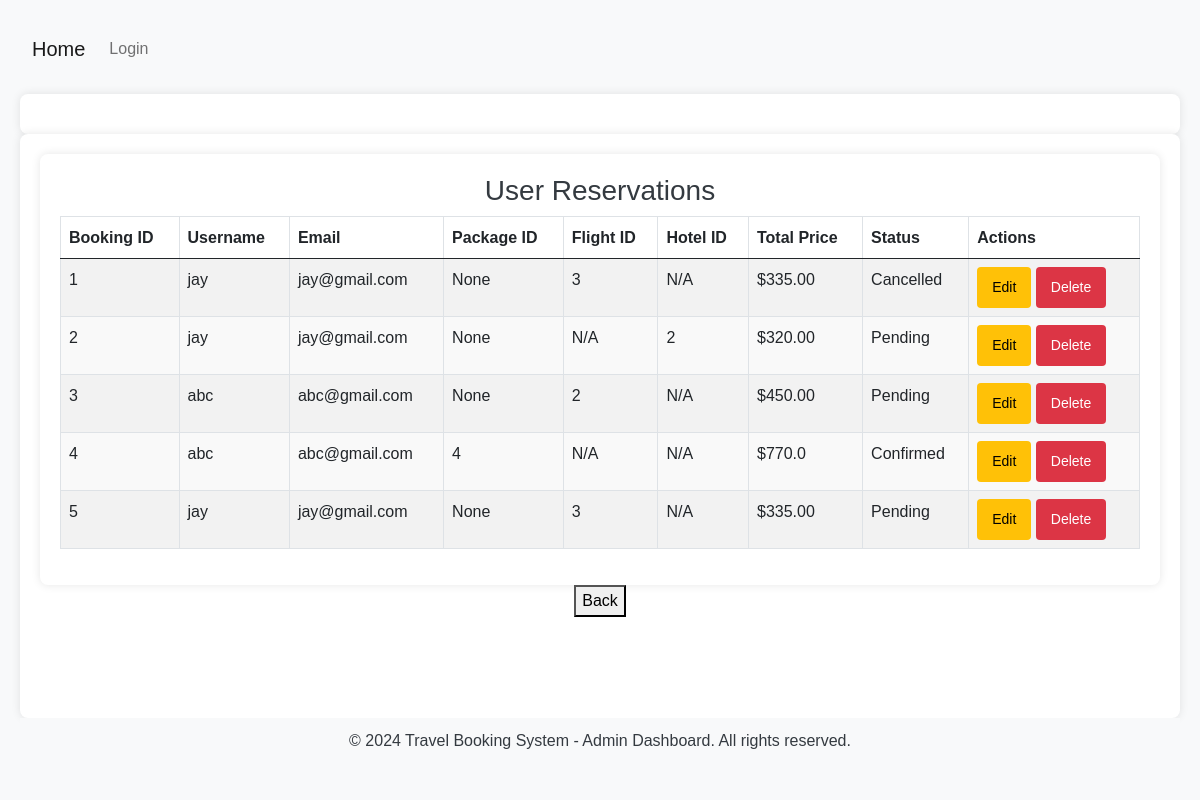
Screenshot of /user_reservations with the database file from the repository.
### Travel/models.py (models this page shows, shortened)
class Booking(db.Model):
    __tablename__ = 'bookings'
    id = db.Column(db.Integer, primary_key=True)
    user_id = db.Column(db.Integer, db.ForeignKey('users.id'), nullable=False)
    flight_id = db.Column(db.Integer, db.ForeignKey('flights.id'), nullable=True)
    hotel_id = db.Column(db.Integer, db.ForeignKey('hotels.id'), nullable=True)
    package_id = db.Column(db.Integer, db.ForeignKey('package_deals.package_id'), nullable=True)
    booking_date = db.Column(db.DateTime, default=lambda: datetime.now(timezone.utc))
    status = db.Column(db.String(20), default='Pending')
    user = db.relationship('UserRegister', backref='bookings', lazy=True)
    flight = db.relationship('Flight', backref='flight_bookings', lazy=True)
    hotel = db.relationship('Hotel', backref='hotel_bookings', lazy=True)
    package = db.relationship('PackageDeal', backref='package_bookings', lazy=True)

class UserRegister(db.Model, UserMixin):
    __tablename__ = 'users'
    id = db.Column(db.Integer, primary_key=True)
    username = db.Column(db.String(80), unique=True, nullable=False)
    email = db.Column(db.String(120), unique=True, nullable=False)
    password = db.Column(db.String(128), nullable=False)

class TravelService(db.Model):
    __abstract__ = True
    id = db.Column(db.Integer, primary_key=True)
    service_id = db.Column(db.Integer, nullable=False)
    availability_count = db.Column(db.Integer, default=0)
    price = db.Column(db.Numeric(10, 2), nullable=False)

class Flight(TravelService):
    __tablename__ = 'flights'
    Flight_Name = db.Column(db.String(80), nullable=False)
    From = db.Column(db.String(80), nullable=False)
    To = db.Column(db.String(80), nullable=False)
    Departure = db.Column(db.DateTime, nullable=False)
    Return = db.Column(db.DateTime, nullable=True)
    status = db.Column(db.String(20), default='Pending')

class Hotel(TravelService):
    __tablename__ = 'hotels'
    Destination = db.Column(db.String(80), nullable=False)
    Hotel_Name = db.Column(db.String(80), nullable=False)
    Check_In = db.Column(db.DateTime, nullable=False)
    Check_Out = db.Column(db.DateTime, nullable=False)
    status = db.Column(db.String(20), default='Pending')

### Travel/views.py (the view)
@bp.route('/user_reservations')
def user_reservations():
    reservations = (
        Booking.query
        .join(UserRegister, Booking.user_id == UserRegister.id)
        .outerjoin(Flight, Booking.flight_id == Flight.id)
        .outerjoin(Hotel, Booking.hotel_id == Hotel.id)
        .outerjoin(PackageDeal, Booking.package_id == PackageDeal.package_id)
        .add_columns(
            Booking.id.label("booking_id"),
            UserRegister.username,
            UserRegister.email,
            PackageDeal.package_id,
            Flight.id.label("flight_id"),
            Hotel.id.label("hotel_id"),
            Booking.status
        ).all()
    )
    reservation_details = []
    for res in reservations:
        package = PackageDeal.query.get(res.package_id) if res.package_id else None
        total_price = 0
        if package:
            total_price += package.total_price  # Add package price if available
        if res.flight_id:
            flight = Flight.query.get(res.flight_id)
            total_price += flight.price if flight else 0  # Add flight price if available
        if res.hotel_id:
            hotel = Hotel.query.get(res.hotel_id)
            total_price += hotel.price if hotel else 0  # Add hotel price if available
        print(f"Reservation ID: {res.booking_id}, Package ID: {res.package_id}, Flight ID: {res.flight_id}, Hotel ID: {res.hotel_id}, Total Price: {total_price}")
        reservation_details.append({
            'booking_id': res.booking_id,
            'username': res.username,
            'email': res.email,
            'package_id': res.package_id,
            'flight_id': res.flight_id,
            'hotel_id': res.hotel_id,
            'total_price': total_price,  # Pass the total price
            'status': res.status  # Pass the booking status
        })
    return render_template('user_reservations.html', reservations=reservation_details)

### Travel/templates/user_reservations.html (shortened to what this page needs)
{% extends "base1.html" %}
{% block abc %}
<div class="container">
    <h3>User Reservations</h3>
    <table class="table table-striped">
        <thead>
            <tr>
                <th>Booking ID</th>
                <th>Username</th>
                <th>Email</th>
                <th>Package ID</th>
                <th>Flight ID</th>
                <th>Hotel ID</th>
                <th>Total Price</th>
                <th>Status</th>
                <th>Actions</th>
            </tr>
        </thead>
        <tbody>
            {% for reservation in reservations %}
            <tr>
                <td>{{ reservation.booking_id }}</td>
                <td>{{ reservation.username }}</td>
                <td>{{ reservation.email }}</td>
                <td>{{ reservation.package_id }}</td>
                <td>{{ reservation.flight_id if reservation.flight_id else "N/A" }}</td>
                <td>{{ reservation.hotel_id if reservation.hotel_id else "N/A" }}</td>
                <td>${{ reservation.total_price }}</td>
                <td>{{ reservation.status }}</td>
                <td>
                    <a href="{{ url_for('travel.edit_user_reservations', reservation_id=reservation.booking_id) }}" class="btn btn-sm btn-warning">Edit</a>
                    <a href="{{ url_for('travel.delete_user_reservations', reservation_id=reservation.booking_id) }}" class="btn btn-sm btn-danger" onclick="return confirm('Are you sure you want to delete this reservation?')">Delete</a>
                </td>
            </tr>
            {% else %}
            <tr>
                <td colspan="9">No reservations found.</td>
            </tr>
            {% endfor %}
        </tbody>
    </table>
</div>
<button class="back-button" type="button" onclick="window.location.href='/admin/dashboard'">Back</button>
{% endblock %}

### Travel/static/admin_css.css (style rules this page uses)
body { font-family: 'Arial', sans-serif; line-height: 1.6; background-color: #f8f9fa; color: #343a40; margin: 0; padding: 20px; }
h1, h2, h3, h4, h5, h6 { color: #343a40; }
a { color: #007bff; text-decoration: none; }
.container { max-width: 1200px; margin: 0 auto; padding: 20px; background: #ffffff; border-radius: 8px; box-shadow: 0 0 10px rgba(0, 0, 0, 0.1); }
.btn { padding: 10px 15px; border: none; border-radius: 4px; cursor: pointer; transition: background-color 0.2s; }
table { width: 100%; border-collapse: collapse; margin-bottom: 20px; }
th, td { padding: 12px; border: 1px solid #dee2e6; text-align: left; }
th { background-color: #f1f1f1; font-weight: bold; }
tbody tr:nth-child(even) { background-color: #f9f9f9; }

### Travel/templates/base1.html (style rules this page uses)
body { display: flex; flex-direction: column; min-height: 100vh; }

### rows the page displays
Booking: booking_id "1", username "jay", email "jay@gmail.com", package_id "None", flight_id "3", hotel_id "N/A", total_price "335.00", status "Cancelled"
Booking: booking_id "2", username "jay", email "jay@gmail.com", package_id "None", flight_id "N/A", hotel_id "2", total_price "320.00", status "Pending"
Booking: booking_id "3", username "abc", email "abc@gmail.com", package_id "None", flight_id "2", hotel_id "N/A", total_price "450.00", status "Pending"
Booking: booking_id "4", username "abc", email "abc@gmail.com", package_id "4", flight_id "N/A", hotel_id "N/A", total_price "770.0", status "Confirmed"
Booking: booking_id "5", username "jay", email "jay@gmail.com", package_id "None", flight_id "3", hotel_id "N/A", total_price "335.00", status "Pending"
